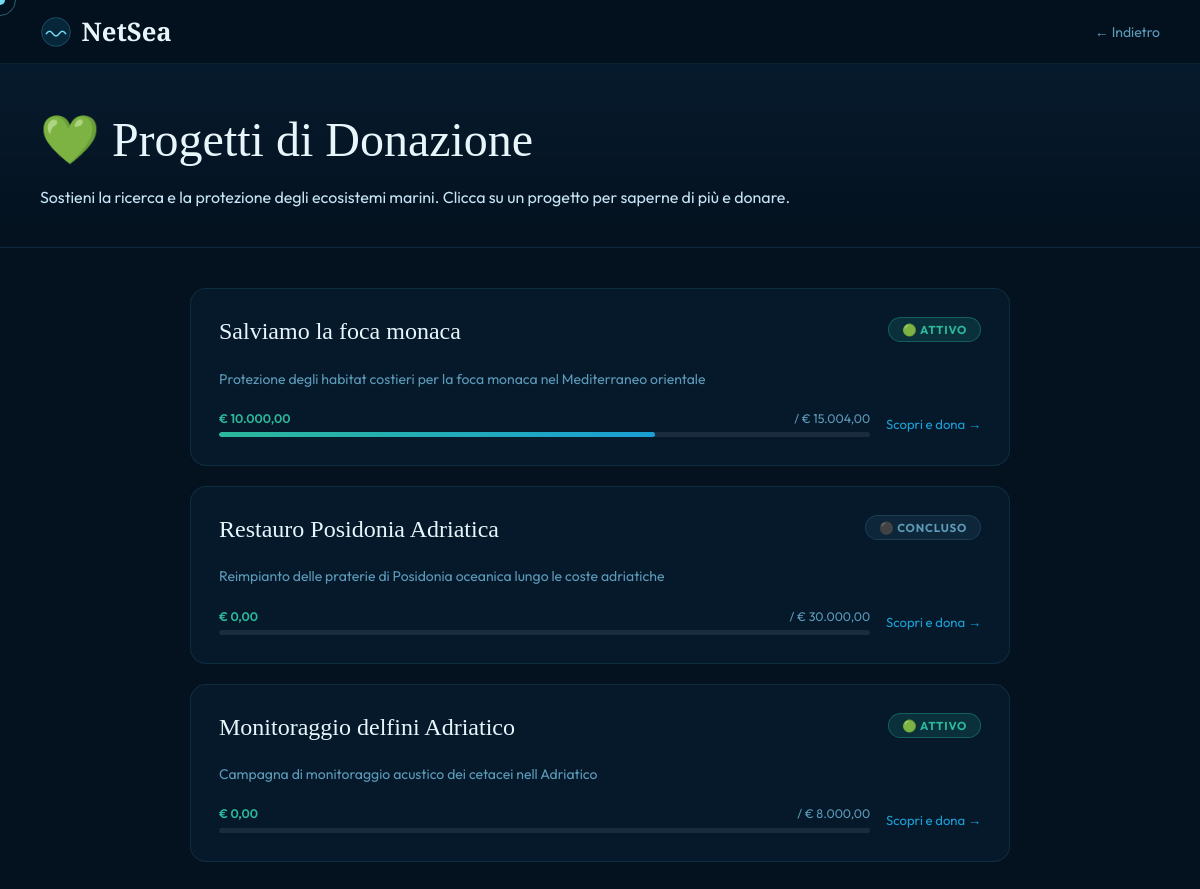
Screenshot of /progetti.php with the database file from the repository.
### tables this page shows
CREATE TABLE `progetto` (
  `id_pd` int(11) NOT NULL,
  `titolo` varchar(150) DEFAULT NULL,
  `obiettivo` text DEFAULT NULL,
  `budget` float DEFAULT NULL,
  `raccolto` float DEFAULT 0,
  `stato` varchar(50) DEFAULT NULL,
  `data_i` date DEFAULT NULL
);

### progetti.php (the view, shortened to what this page needs)
<?php
require 'config.php';
$progetti = $connessione->query("SELECT * FROM progetto ORDER BY data_i DESC")->fetchAll();
?>
<!DOCTYPE html>
<html lang="it">
<head>
  <link rel="stylesheet" href="style.css">
</head>
<body>
<nav>
  <a href="index.php" class="nav-logo">
    <svg viewBox="0 0 40 40" fill="none">
      <circle cx="20" cy="20" r="18" fill="rgba(27,159,212,.15)" stroke="rgba(114,215,240,.3)" stroke-width="1"/>
      <path d="M8 22 Q12 16 16 22 Q20 28 24 22 Q28 16 32 22" stroke="#72d7f0" stroke-width="2" fill="none" stroke-linecap="round"/>
    </svg>
    NetSea
  </a>
  <a href="javascript:history.back()" class="nav-back">← Indietro</a>
</nav>
<div class="page-hero">
  <h1>💚 Progetti di Donazione</h1>
  <p>Sostieni la ricerca e la protezione degli ecosistemi marini. Clicca su un progetto per saperne di più e donare.</p>
</div>
<div class="main">
  <?php if (empty($progetti)): ?>
    <div class="empty">
      <div style="font-size:3rem;margin-bottom:1rem;">🌊</div>
      <p>Nessun progetto disponibile al momento.</p>
    </div>
  <?php else: ?>
    <?php foreach ($progetti as $p):
      $raccolto  = (float)($p['raccolto'] ?? 0);
      $budget    = (float)($p['budget']   ?? 0);
      $perc      = $budget > 0 ? min(100, round($raccolto / $budget * 100)) : 0;
      $is_attivo = strtolower($p['stato'] ?? '') === 'attivo';
    ?>
    <a href="progetto_detail.php?id=<?= $p['id_pd'] ?>" class="progetto-card">
      <div class="prog-header">
        <h2 class="prog-titolo"><?= htmlspecialchars($p['titolo']) ?></h2>
        <span class="prog-stato <?= $is_attivo ? 'stato-attivo' : 'stato-concluso' ?>">
          <?= $is_attivo ? '🟢 Attivo' : '⚫ Concluso' ?>
        </span>
      </div>
      <p class="prog-desc"><?= htmlspecialchars($p['obiettivo'] ?? '') ?></p>
      <div class="prog-footer">
        <div class="bar-wrap">
          <div class="bar-nums">
            <span class="bar-raccolto">€ <?= number_format($raccolto,2,',','.') ?></span>
            <span class="bar-obiettivo">/ € <?= number_format($budget,2,',','.') ?></span>
          </div>
          <div class="bar-track"><div class="bar-fill" style="width:<?= $perc ?>%"></div></div>
        </div>
        <span class="prog-cta">Scopri e dona →</span>
      </div>
    </a>
    <?php endforeach; ?>
  <?php endif; ?>
</div>
</body>
</html>

### style.css (style rules this page uses)
*, *::before, *::after { box-sizing: border-box; margin: 0; padding: 0; }
:root { --ink: #04111e; --deep: #071e33; --ocean: #0b3d5e; --mid: #1267a0; --wave: #1b9fd4; --foam: #72d7f0; --pearl: #e8f6fc; --sand: #f5ede0; --sand2: #e8d9c4; --coral: #e05a3a; --kelp: #2cb89b; --gold: #f0c040; --text: #c5e4f5; --muted: #5d9ab8; --ease: cubic-bezier(.25,.46,.45,.94); }
html { scroll-behavior: smooth; }
body { font-family: 'Outfit', sans-serif; background: var(--ink); color: var(--text); overflow-x: hidden; cursor: none; }
a { color: var(--wave); text-decoration: none; transition: color .2s; }
nav { position: sticky; top: 0; z-index: 200; height: 64px; display: flex; align-items: center; padding: 0 2.5rem; gap: 1rem; background: rgba(4,17,30,.95); border-bottom: 1px solid rgba(114,215,240,.08); }
.nav-logo { display: flex; align-items: center; gap: .6rem; text-decoration: none; font-family: 'Cormorant Garamond', serif; font-size: 1.6rem; font-weight: 600; color: var(--pearl); }
.nav-logo svg, .nav-logo-wave svg { width: 32px; height: 32px; }
.nav-back { margin-left: auto; color: var(--muted); font-size: .875rem; transition: color .2s; }
h1, h2, h3 { font-family: 'Cormorant Garamond', serif; font-weight: 400; color: var(--pearl); }
h1 { font-size: clamp(1.8rem, 4vw, 3rem); line-height: 1.15; margin-bottom: .75rem; }
h2 { font-size: clamp(1.4rem, 3vw, 2rem); line-height: 1.2; margin-bottom: .6rem; }
.stato-attivo { display:inline-block; padding:.25rem .8rem; border-radius:20px; font-size:.72rem; font-weight:700; text-transform:uppercase; letter-spacing:.07em; background:rgba(44,184,155,.15); border:1px solid rgba(44,184,155,.35); color:var(--kelp); }
.stato-concluso { display:inline-block; padding:.25rem .8rem; border-radius:20px; font-size:.72rem; font-weight:700; text-transform:uppercase; background:rgba(93,154,184,.1); border:1px solid rgba(93,154,184,.2); color:var(--muted); }
.progress-bar, .bar-track { background: rgba(255,255,255,.08); border-radius: 20px; overflow: hidden; }
.bar-track { height: 5px; border-radius: 3px; }
.progress-fill, .bar-fill { height: 100%; border-radius: inherit; background: linear-gradient(90deg, var(--kelp), var(--wave)); transition: width .6s var(--ease); }
.page-hero { padding: 3rem 2.5rem 2.5rem; background: linear-gradient(180deg, rgba(7,30,51,.7), var(--ink)); border-bottom: 1px solid rgba(114,215,240,.08); }
.page-hero h1 { font-size: clamp(2rem, 4vw, 3rem); margin-bottom: 1.25rem; }
.main { max-width: 900px; margin: 2.5rem auto 5rem; padding: 0 2.5rem; }
.progetto-card { display: block; text-decoration: none; background: rgba(11,61,94,.2); border: 1px solid rgba(114,215,240,.1); border-radius: 16px; padding: 1.75rem; margin-bottom: 1.25rem; transition: border-color .2s, background .2s, transform .2s; }
.prog-header { display: flex; justify-content: space-between; align-items: flex-start; gap: 1rem; margin-bottom: .75rem; }
.prog-titolo { font-family: 'Cormorant Garamond', serif; font-size: 1.5rem; color: var(--pearl); font-weight: 400; }
.prog-stato { padding: .25rem .8rem; border-radius: 20px; font-size: .72rem; font-weight: 700; text-transform: uppercase; letter-spacing: .07em; flex-shrink: 0; }
.prog-desc { color: var(--muted); font-size: .875rem; line-height: 1.65; margin-bottom: 1.25rem; display: -webkit-box; -webkit-line-clamp: 2; -webkit-box-orient: vertical; overflow: hidden; }
.prog-footer { display: flex; align-items: center; justify-content: space-between; gap: 1rem; flex-wrap: wrap; }
.bar-wrap { flex: 1; min-width: 180px; }
.bar-nums { display: flex; justify-content: space-between; font-size: .78rem; margin-bottom: .4rem; }
.bar-raccolto { color: var(--kelp); font-weight: 600; }
.bar-obiettivo { color: var(--muted); }
.prog-cta { font-size: .82rem; color: var(--wave); display: flex; align-items: center; gap: .3rem; flex-shrink: 0; }

### rows the page displays
progetto: titolo "Salviamo la foca monaca", stato "🟢 ATTIVO", obiettivo "Protezione degli habitat costieri per la foca monaca nel Mediterraneo orientale", raccolto "10.000,00", budget "15.004,00"
progetto: titolo "Restauro Posidonia Adriatica", stato "⚫ CONCLUSO", obiettivo "Reimpianto delle praterie di Posidonia oceanica lungo le coste adriatiche", raccolto "0,00", budget "30.000,00"
progetto: titolo "Monitoraggio delfini Adriatico", stato "🟢 ATTIVO", obiettivo "Campagna di monitoraggio acustico dei cetacei nell Adriatico", raccolto "0,00", budget "8.000,00"
